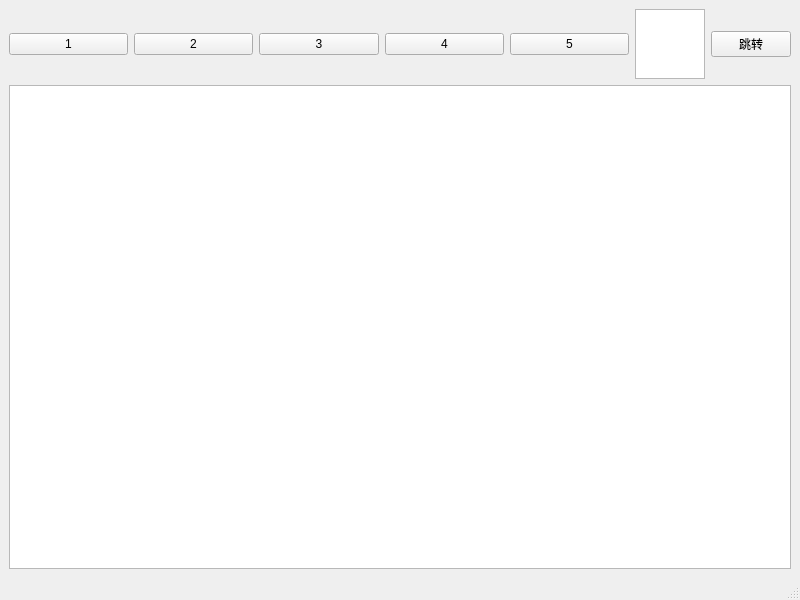
<?xml version="1.0" encoding="UTF-8"?>
<ui version="4.0">
 <class>MainWindow</class>
 <widget class="QMainWindow" name="MainWindow">
  <property name="geometry">
   <rect>
    <x>0</x>
    <y>0</y>
    <width>800</width>
    <height>600</height>
   </rect>
  </property>
  <property name="windowTitle">
   <string>MainWindow</string>
  </property>
  <widget class="QWidget" name="centralwidget">
   <property name="enabled">
    <bool>true</bool>
   </property>
   <property name="sizePolicy">
    <sizepolicy hsizetype="Preferred" vsizetype="Preferred">
     <horstretch>0</horstretch>
     <verstretch>0</verstretch>
    </sizepolicy>
   </property>
   <layout class="QGridLayout" name="gridLayout" rowstretch="2,80" columnstretch="10,1,0">
    <property name="sizeConstraint">
     <enum>QLayout::SetDefaultConstraint</enum>
    </property>
    <item row="0" column="0">
     <layout class="QHBoxLayout" name="horizontalLayout">
      <item>
       <widget class="QPushButton" name="Num1">
        <property name="text">
         <string>1</string>
        </property>
       </widget>
      </item>
      <item>
       <widget class="QPushButton" name="Num2">
        <property name="text">
         <string>2</string>
        </property>
       </widget>
      </item>
      <item>
       <widget class="QPushButton" name="Num3">
        <property name="text">
         <string>3</string>
        </property>
       </widget>
      </item>
      <item>
       <widget class="QPushButton" name="Num4">
        <property name="text">
         <string>4</string>
        </property>
       </widget>
      </item>
      <item>
       <widget class="QPushButton" name="Num5">
        <property name="text">
         <string>5</string>
        </property>
       </widget>
      </item>
     </layout>
    </item>
    <item row="0" column="1">
     <widget class="QTextBrowser" name="textNum"/>
    </item>
    <item row="0" column="2">
     <widget class="QPushButton" name="Jump">
      <property name="text">
       <string>跳转</string>
      </property>
     </widget>
    </item>
    <item row="1" column="0" colspan="3">
     <widget class="QTableWidget" name="tableWidget"/>
    </item>
   </layout>
  </widget>
  <widget class="QMenuBar" name="menubar">
   <property name="geometry">
    <rect>
     <x>0</x>
     <y>0</y>
     <width>800</width>
     <height>26</height>
    </rect>
   </property>
  </widget>
  <widget class="QStatusBar" name="statusbar">
   <property name="autoFillBackground">
    <bool>false</bool>
   </property>
  </widget>
 </widget>
 <resources/>
 <connections/>
</ui>
